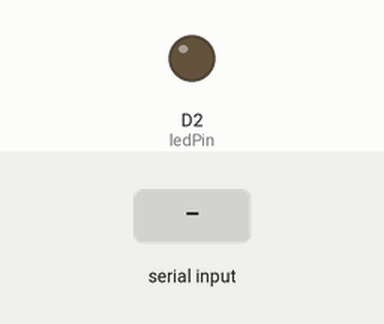
Simulated run of this sketch. Board: ESP8266 (NodeMCU). On the bench: output pins drawn as LEDs (lit = HIGH). Inputs (shaded band) come from the test bench. What the sketch prints to the serial monitor is not drawn.

Above: at 1.2 s.
1.3 s: "T" received over Serial
At 2.5 s:
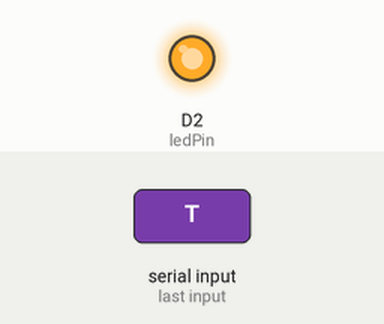
2.8 s: "F" received over Serial
At 3.8 s:
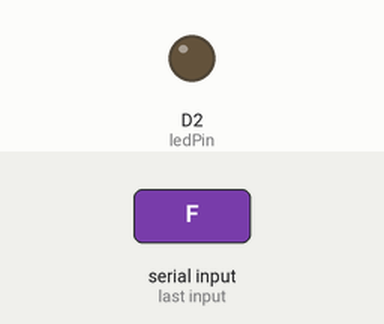
Timing chart, 0 to 5.8 s (numbered marks = the images above; inputs shaded):
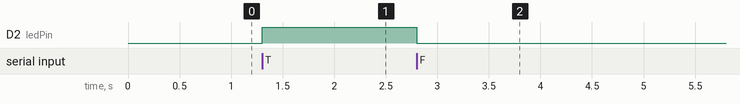

The sketch:

PhysicalPixel_ET_Board.ino
```cpp
/******************************************************************************************
 * FileName     : PhysicalPixel_ET_Board.ino
 * Description  : 시리얼 모니터에서 ET보드 제어하기
 * Hardware     : ETBoard(이티보드, ESP32 등록 공식 Arduino Board)
 * Author       : 한국공학기술연구원(KETRI)
 * Created Date : 2022.04.21
 * Reference    :
 * Modified     : 2022.04.21 : LEH : 헤더 수정, 소스 크린징
******************************************************************************************/

const int ledPin = D2;                    // 빨강 LED : D2
int incomingByte;                         // 시리얼 모니터에서 읽어오는 변수

void setup() {
  Serial.begin(9600);
  pinMode(ledPin, OUTPUT);                // LED 출력모드 설정

}

void loop() {
  if(Serial.available() > 0) {

    incomingByte = Serial.read();         // 시리얼 모니터 읽기

    if(incomingByte == 'T') {            // 'T' 입력시
      digitalWrite(ledPin, HIGH);         // LED ON
      Serial.println("LED가 켜집니다. (LED 상태 = True)");
    }
    if(incomingByte == 'F') {            // 'F' 입력시
      digitalWrite(ledPin, LOW);          // LED OFF
      Serial.println("LED가 꺼집니다. (LED 상태 = False)");
    }
  }
}

//==========================================================================================
//
// (주)한국공학기술연구원 http://et.ketri.re.kr
//
//==========================================================================================
```

Measured:
- after the input at 1.3 s, D2 (ledPin): LOW → HIGH at once
- after the input at 2.8 s, D2 (ledPin): HIGH → LOW at once
